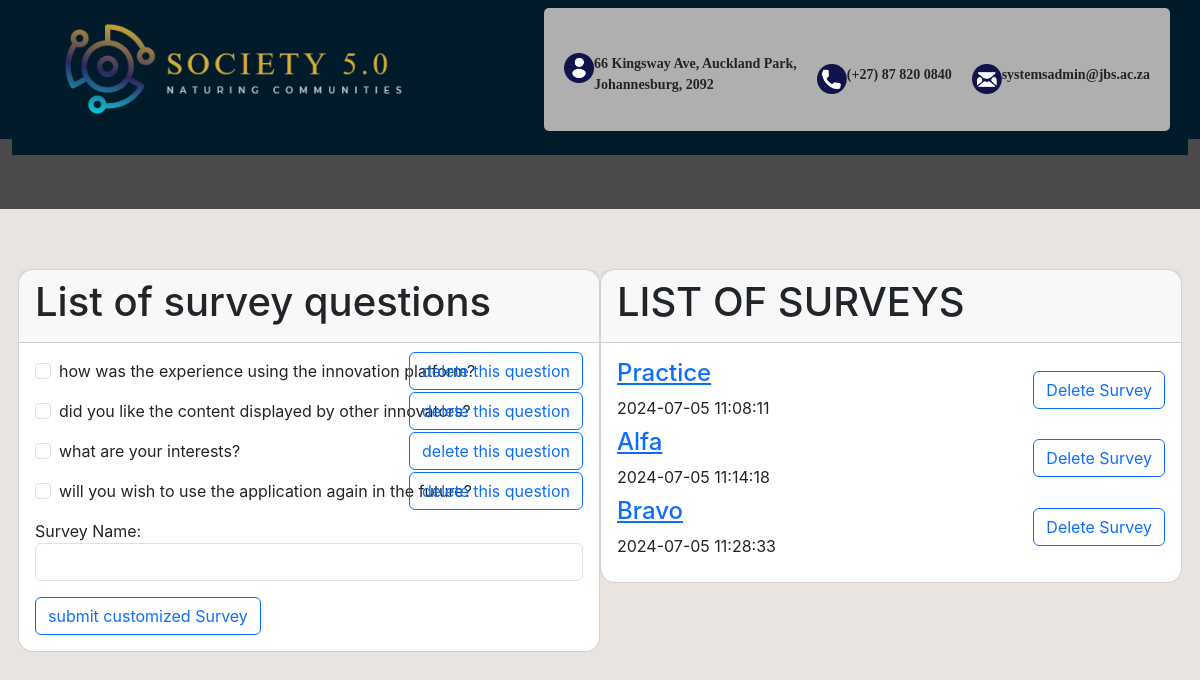
/surveyQuestions, run on the app's committed database.
### tables this page shows
CREATE TABLE SurveyQuestions (
        id INTEGER PRIMARY KEY AUTOINCREMENT,
        question TEXT NOT NULL,
        question_type TEXT CHECK(question_type IN ('single', 'multiple', 'custom')) NOT NULL,
        choices TEXT,
        custom_answer TEXT
);

CREATE TABLE customSurveys(
        survey_id INTEGER PRIMARY KEY AUTOINCREMENT,
        surveyName TEXT NOT NULL,
        questions TEXT NOT NULL,
        timestamp TIMESTAMP DEFAULT CURRENT_TIMESTAMP
);

### application.py (the view)
@app.route("/surveyQuestions")
def surveyQuestions():
    questions=retrievesurvey()
    if 'message' in questions:
        return redirect(url_for('admin'))
    else:
        survey=customSurveys()
        print(survey)
        return render_template('surveyquestions.html',questions=questions,survey=survey)

### user.py (called while the page is built)
def retrievesurvey():
    query="""SELECT * FROM SurveyQuestions"""
    conn=sqlite3.connect('blog.db')
    cursor=conn.cursor()
    try:
        cursor.execute(query,)
        questions = cursor.fetchall()
        if questions:
            columns = [column[0] for column in cursor.description]
            questions_list = []
            for question in questions:
                questions_dict = dict(zip(columns, question))
                questions_list.append(questions_dict)
            return questions_list
        else:
            return {'message':'no questions found'}
    except sqlite3.Error as e:
        print('Error: ',e)
    finally:
        conn.close()

def customSurveys():
    query="""SELECT * FROM customSurveys"""
    conn=sqlite3.connect('blog.db')
    cursor=conn.cursor()
    cursor.execute(query, )
    custom = cursor.fetchall()
    customSurveys_list = []
    try:
        if custom:
            for item in custom:
                columns = [column[0] for column in cursor.description]
                customSurveys_dict = dict(zip(columns, item))
                customSurveys_list.append(customSurveys_dict)
        if customSurveys_list:
            return customSurveys_list
    except sqlite3.Error as e:
        print('SQLite Error:', e)
        return {'message': 'Database error occurred'}

### templates/surveyquestions.html (shortened to what this page needs)
{%extends "base.html"%}
{%block content%}
<br><br>
<div class="row">
    <div class="container col-md-6">
        <div class="card">
            <div class="card-header">
                <h1>List of survey questions</h1>
            </div>
            <div class="card-body surveyForm">
                <form id="surveyForm" method="POST" action="{{ url_for('submit_customized_survey') }}">
                    {% if questions %}
                    {% for question in questions %}
                    <div class="form-check mb-3">
                        <input class="form-check-input" type="checkbox" name="checked_box" value="{{ question.id }}"
                            id="question_{{ question.id }}">
                        <label class="form-check-label" for="question_{{ question.id }}">
                            {{ question.question }}
                        </label>
                        <a class="btn btn-outline-primary float-right"
                            href="{{ url_for('deletesurveyquestion', id=question.id) }}">delete this question</a>
                    </div>
                    {% endfor %}
                    {% endif %}
                    <label for="surveyName">Survey Name:</label>
                    <input type="text" class="form-control" id="surveyName" name="surveyName" required>
                    <button class="btn btn-outline-primary mt-3" type="submit">submit customized Survey</button>
                </form>
            </div>
        </div>
    </div>
    <div class="container col-md-6">
        <div class="card">
            <div class="card-header">
                <h1>LIST OF SURVEYS</h1>
            </div>
            <div class="card-body">
                {% if survey is not none and survey|length > 0 %}
                    {% for item in survey %}
                        <div class="d-flex justify-content-between align-items-center mb-2">
                            <div>
                                <a href="{{ url_for('customized_survey', surveyName=item.surveyName) }}"><h4>{{ item.surveyName }}</h4></a>
                                <span>{{ item.timestamp }}</span>
                            </div>
                            <a class="btn btn-outline-primary" href="{{ url_for('delete_customized_survey', id=item.survey_id) }}">Delete Survey</a>
                        </div>
                    {% endfor %}
                {% else %}
                    <p>No Surveys Found</p>
                {% endif %}
            </div>
        </div>
    </div>
</div>
{%endblock%}

### static/css/style.css (style rules this page uses)
body { font-family:'Inter'; padding: 10px; margin: 10px; background-color: #e9e4e0; justify-content: space-evenly; }
.surveyForm { justify-content: space-around; }
.card { margin-top: 15%; border-radius:15px; width:100% ; }
.container { margin: 0 auto; justify-content: center; align-items: center; padding: 0; }
.container { padding: 0; }
.form-check { position: relative; }
.form-check a.btn-outline-primary { position: absolute; right: 0; top: 50%; transform: translateY(-50%); }
.surveyForm { overflow-y: auto; }

### data on the page
SurveyQuestions: question "how was the experience using the innovation platform?"
SurveyQuestions: question "did you like the content displayed by other innovators?"
SurveyQuestions: question "what are your interests?"
SurveyQuestions: question "will you wish to use the application again in the future?"
customSurveys: surveyName "Practice", timestamp "2024-07-05 11:08:11"
customSurveys: surveyName "Alfa", timestamp "2024-07-05 11:14:18"
customSurveys: surveyName "Bravo", timestamp "2024-07-05 11:28:33"
